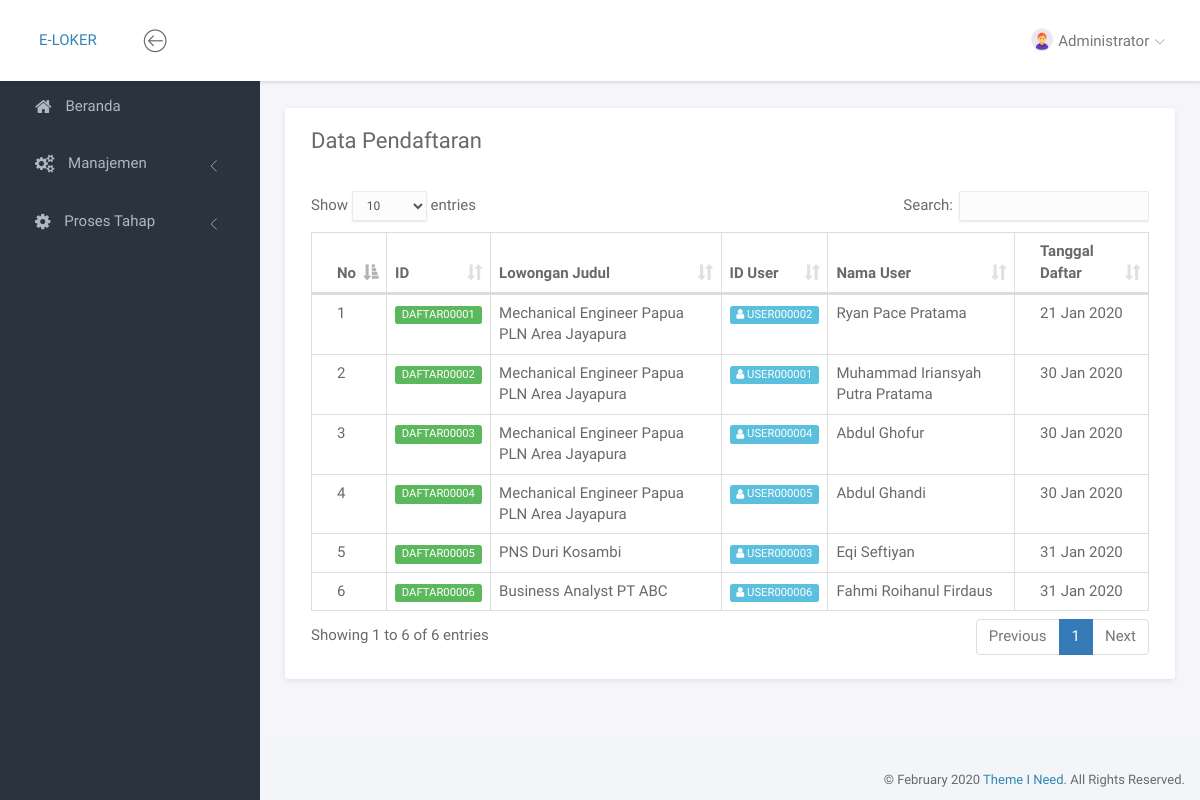
/portal/index.php?page=pendaftaran (signed in), run on an earlier commit of the app's database.
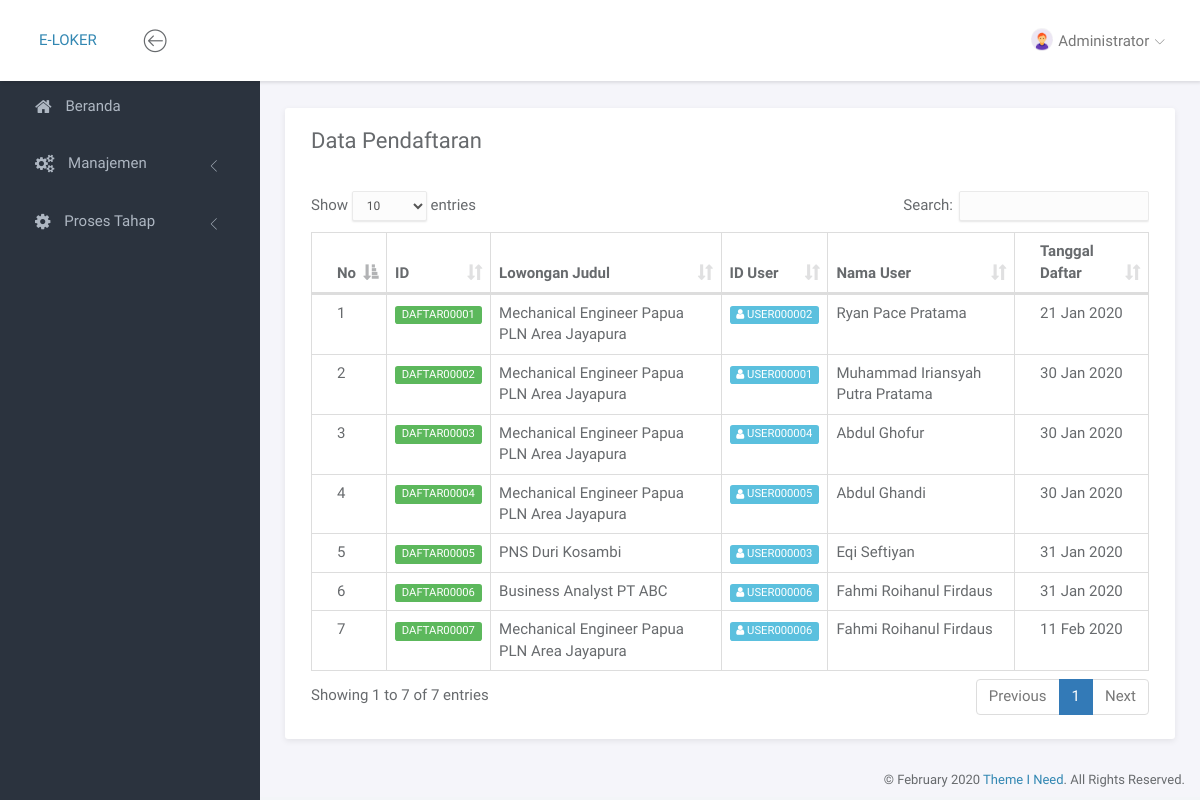
And on a later commit of the database.
### tables this page shows
CREATE TABLE `pendaftaran` (
  `id` varchar(11) NOT NULL,
  `lowongan_id` varchar(10) DEFAULT NULL,
  `user_id` varchar(11) DEFAULT NULL,
  `tgl_daftar` date DEFAULT NULL,
  `pendaftaran_status` enum('proses','lulus','gagal') DEFAULT NULL
);

CREATE TABLE `lowongan` (
  `id` varchar(10) NOT NULL,
  `provinsi_id` char(2) NOT NULL,
  `judul` text DEFAULT NULL,
  `deskripsi` text DEFAULT NULL,
  `kuota` int(3) DEFAULT NULL,
  `tipe` enum('fulltime','kontrak','magang','') NOT NULL,
  `mulai_pendaftaran` date NOT NULL,
  `akhir_pendaftaran` date NOT NULL
);

CREATE TABLE `user` (
  `id` varchar(11) NOT NULL,
  `nik` varchar(16) DEFAULT NULL,
  `nama_lengkap` varchar(50) DEFAULT NULL,
  `tgl_lahir` date DEFAULT NULL,
  `alamat` text DEFAULT NULL,
  `jenis_kelamin` enum('L','P') DEFAULT NULL,
  `email` varchar(40) DEFAULT NULL,
  `no_hp` varchar(12) DEFAULT NULL,
  `password` varchar(10) DEFAULT NULL,
  `image_url` varchar(100) DEFAULT NULL,
  `login_terakhir` timestamp NULL DEFAULT NULL
);

### portal/page/admin/pendaftaran/pendaftaran.php (the view, shortened to what this page needs)
<div class="panel panel-headline">
    <div class="panel-heading">
        <div class="row">
            <div class="col-md-12">
                <div class="pull-left">
                    <h3 class="panel-title">Data Pendaftaran</h3>
                </div>
            </div>
        </div>
    </div>
    <div class="panel-body">
        <div class="row">
            <div class="col-md-12">
                <div class="table-responsive">
                    <table class="table table-bordered example">
                        <thead>
                            <tr>
                                <th>No</th>
                                <th>ID</th>
                                <th>Lowongan Judul</th>
                                <th>ID User</th>
                                <th>Nama User</th>
                                <th>Tanggal Daftar</th>
                            </tr>
                        </thead>
                        <tbody>
                            <?php
                            $no = 1;
                            $q = mysqli_query($conn, "SELECT pendaftaran.id as id_daftar, lowongan.judul as lowongan_judul, user.nama_lengkap as nama_user, user.id as id_user, pendaftaran.tgl_daftar as tanggal_daftar FROM pendaftaran
                                                    JOIN lowongan ON pendaftaran.lowongan_id=lowongan.id
                                                    JOIN user ON pendaftaran.user_id=user.id");
                            while($data=mysqli_fetch_array($q)){ ?>
                                <tr>
                                    <td><?= $no ?></td>
                                    <td><span class="label label-success"><?= $data['id_daftar'] ?></span></td>
                                    <td><?= $data['lowongan_judul'] ?></td>
                                    <td><span class="label label-info"><i class="fa fa-user"></i> <?= $data['id_user'] ?></span></td>
                                    <td><?= $data['nama_user'] ?></td>
                                    <td><?= date('d M Y', strtotime($data['tanggal_daftar'])) ?></td>
                                </tr>
                            <?php $no++; } ?>
                        </tbody>
                    </table>
                </div>
            </div>
        </div>
    </div>
</div>

What changed in the data, as far as the page shows it:
added pendaftaran: id "DAFTAR00007", lowongan.judul "Mechanical Engineer Papua PLN Area Jayapura", user "USER000006", user.nama_lengkap "Fahmi Roihanul Firdaus", tgl_daftar "11 Feb 2020"
Also different on the page:
text written by a page script: "Show entries Search: Showing 1 to 6 of 6 entries Previous 1 Next" → "Show entries Search: Showing 1 to 7 of 7 entries Previous 1 Next"
